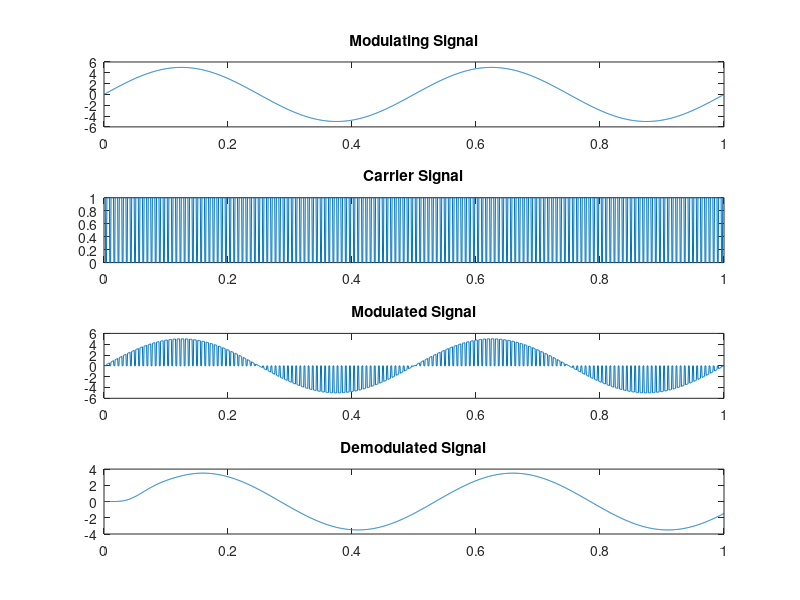

Write MATLAB code to recreate this figure.
% Pulse Amplitude Modulation and Demodulation

clear all;
close all;
clc;

% Modulation

% Carrier Frequency
Fc = 2;

% Sampling Frequency
Fs = 1500;

F0 = 150;
W = 0.005;
t = 0:1 / Fs:1;

% Modulating Singal
Am = 5;
x = Am * sin(2 * pi * Fc * t);

% Carrier Signal
c = pulstran(0:1 / Fs:1, 0:1 / F0:1, 'rectpuls', W);

% Creating Pulse Amplitude Modulation
PAM_Mod = x .* c;

% Plot the Signals
subplot(4, 1, 1);
plot(t, x);
title('Modulating Signal');

subplot(4, 1, 2);
plot(t, c);
title('Carrier Signal');

subplot(4, 1, 3);
plot(t, PAM_Mod);
title('Modulated Signal');

% Demodulation

% Creating Pulse Amplitude Demodulation
[b, a] = butter(5, 0.02);
PAM_DeMod = filter(b, a, PAM_Mod);

% Plot the Signals
subplot(4, 1, 4);
plot(t, PAM_DeMod);
title('Demodulated Signal');
